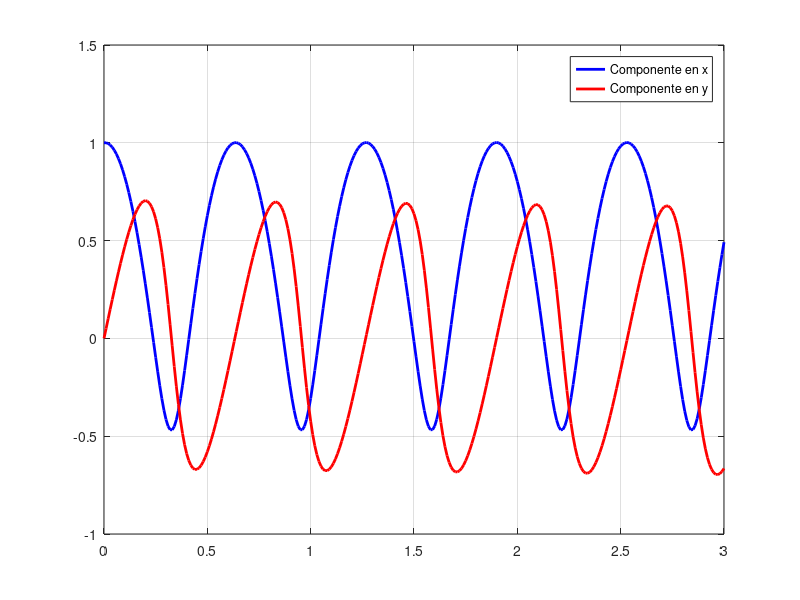
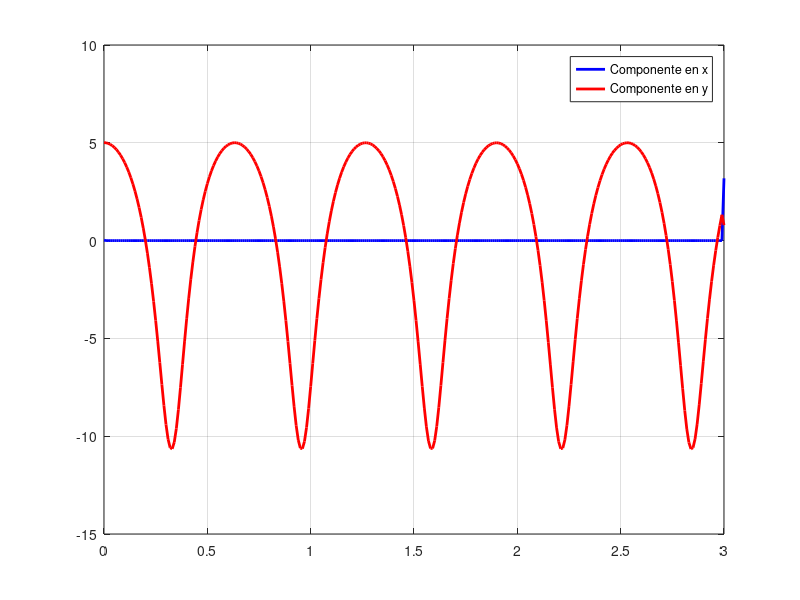
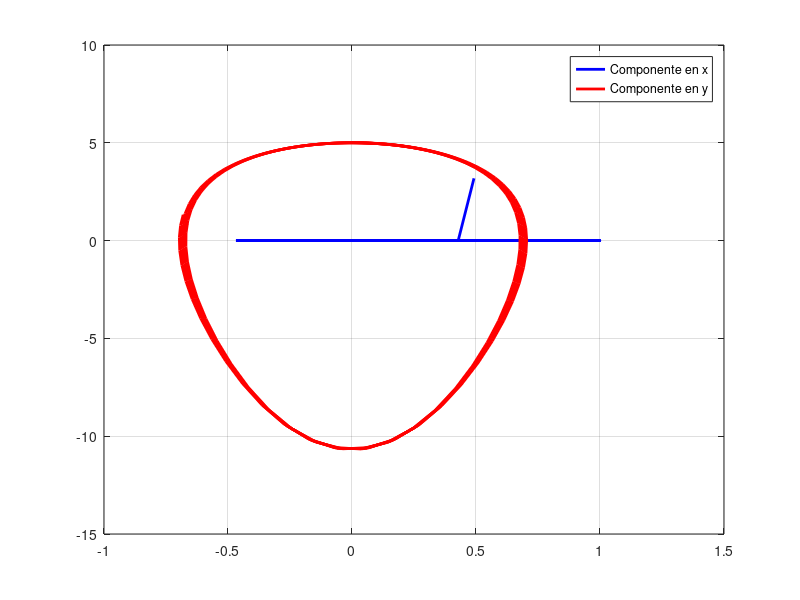

The MATLAB script that drew these images, in order:
clear all; close all;
dt = 0.01; ti = 0; tf = 3.0; g = 9.81; m =0.2;
%%%%%%%%%%%%%%%%%%%%%%%%%%%%%%%%%%%%%%%%%%%%%%%%%%%%%%%%%%%%%%%%%%
x(1) = 1.0; vx = 0.02;                     x(2) = x(1) + vx(1)*dt;
y(1) = 0.0; vy = 5.01;                     y(2) = y(1) + vy(1)*dt;
%%%%%%%%%%%%%%%%%%%%%%%%%%%%%%%%%%%%%%%%%%%%%%%%%%%%%%%%%%%%%%%%%%
%r_c(1) = sqrt(x(1)^2+y(1)^2); r_c(2) = sqrt(x(2)^2+y(2)^2)
t = ti:dt:tf; N = length(t);
for i = 3:N
  x(i) = 2*x(i-1) - x(i-2) - (4*pi^2*x(i-1)/(x(i-1)^2+y(i-1)^2)^(3/2))*dt^2; 
  vx1(i-1) = (x(i) - x(i-2))/(2*dt);
  y(i) = 2*y(i-1) - y(i-2) - (4*pi^2*y(i-1)/(x(i-1)^2+y(i-1)^2)^(3/2))*dt^2; 
  vy(i-1) = (y(i) - y(i-2))/(2*dt);
  %plot(x,y,'b','linewidth',2);grid on; 
end
vx(N) = (x(N) - x(N-1))/(2*dt); vy(N) = (y(N) - y(N-1))/(2*dt)
figure(1);clf;
plot(t,x,'b','linewidth',2,t,y,'r','linewidth',2);grid on; 
legend('Componente en x','Componente en y');
figure(2);clf;
plot(t,vx,'b','linewidth',2,t,vy,'r','linewidth',2);grid on; 
legend('Componente en x','Componente en y');
figure(3);clf;
plot(x,vx,'b','linewidth',2,y,vy,'r','linewidth',2);grid on; 
legend('Componente en x','Componente en y');
